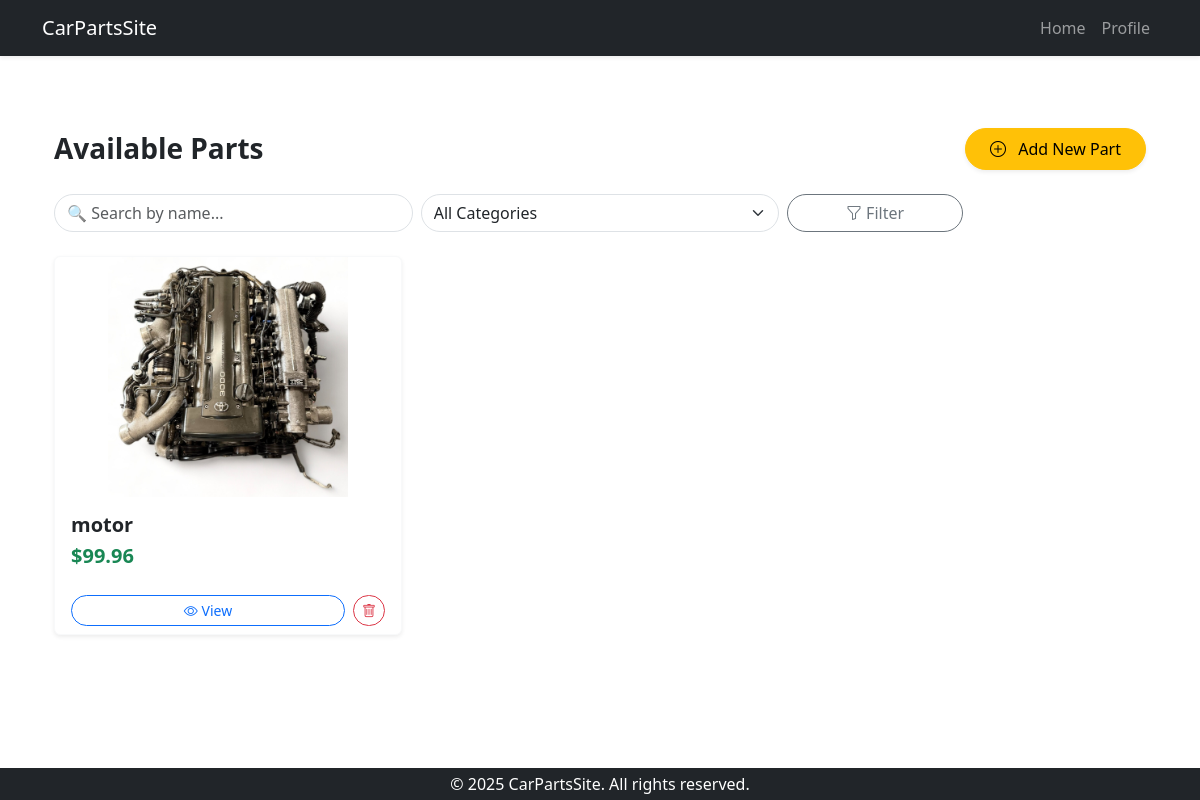
Page /products/products/ on the earlier database version.
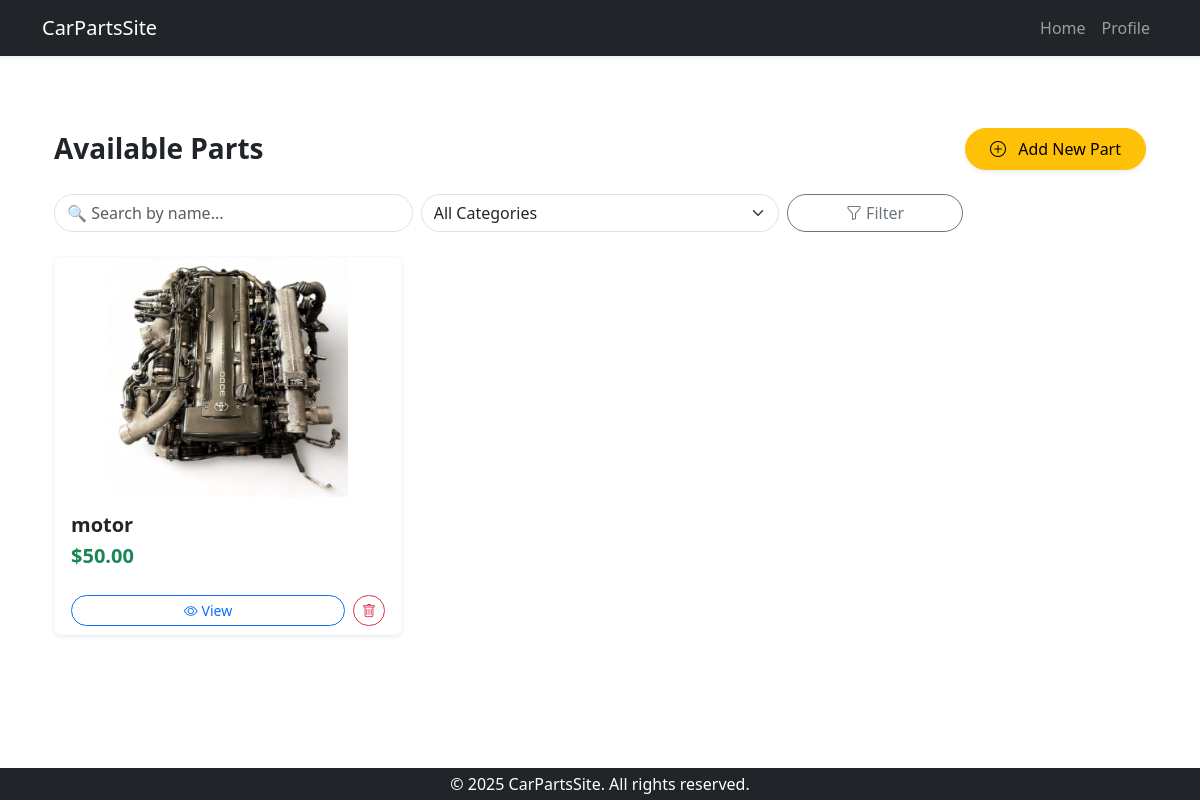
Same page on the later database version.
### products/models.py (models this page shows, shortened)
class Part(models.Model):
    CATEGORY_CHOICES = [
        ('Engine', 'Engine'),
        ('Brakes', 'Brakes'),
        ('Suspension', 'Suspension'),
        ('Electrical', 'Electrical'),
        ('Interior', 'Interior'),
        ('Body', 'Body'),
        ('Tires', 'Tires'),
    ]
    name = models.CharField(max_length=100)
    category = models.CharField(max_length=50, choices=CATEGORY_CHOICES)
    price = models.DecimalField(max_digits=8, decimal_places=2)
    image = models.ImageField(upload_to='parts/', blank=True, null=True)
    created_at = models.DateTimeField(auto_now_add=True)

### products/views.py (the view)
# urls.py: path('products/', views.parts_list, name='parts_list'),  # Add this line
def parts_list(request):
    search_query = request.GET.get('search', '')
    selected_category = request.GET.get('category', '')
    parts = Part.objects.all()
    if search_query:
        parts = parts.filter(name__icontains=search_query)
    if selected_category:
        parts = parts.filter(category=selected_category)
    categories = Part.objects.values_list('category', flat=True).distinct()
    context = {
        'parts': parts,
        'categories': categories,
        'selected_category': selected_category,
    }
    return render(request, 'products/parts_list.html', context)

### templates/products/parts_list.html (shortened to what this page needs)
{% extends 'base.html' %}
{% block content %}
<section class="container my-5">
  <div class="d-flex justify-content-between align-items-center mb-4">
    <h3 class="fw-bold text-dark mb-0">Available Parts</h3>
    <a href="{% url 'add_part' %}" class="btn btn-warning rounded-pill px-4 py-2 shadow-sm">
      <i class="bi bi-plus-circle me-2"></i> Add New Part
    </a>
  </div>
  <form method="get" class="mb-4">
    <div class="row g-2">
      <div class="col-md-4">
        <input type="text" name="search" class="form-control rounded-pill"
               placeholder="🔍 Search by name..." value="{{ request.GET.search }}">
      </div>
      <div class="col-md-4">
        <select name="category" class="form-select rounded-pill" onchange="this.form.submit()">
          <option value="">All Categories</option>
        </select>
      </div>
      <div class="col-md-2">
        <button type="submit" class="btn btn-outline-secondary w-100 rounded-pill">
          <i class="bi bi-funnel"></i> Filter
        </button>
      </div>
    </div>
  </form>
  {% if parts %}
    <div class="row row-cols-1 row-cols-md-2 row-cols-lg-3 g-4">
      {% for part in parts %}
        <div class="col">
          <div class="card h-100 border-light shadow-sm">
            {% if part.image %}
              <div class="w-100" style="max-height: 240px; overflow: hidden;">
                <img src="{{ part.image.url }}" alt="{{ part.name }}" class="card-img-top rounded-top img-fluid" style="object-fit: contain; width: 100%; height: 100%;">
              </div>
            {% endif %}
            <div class="card-body">
              <h5 class="card-title mb-1">
                <a href="{% url 'part_detail' part.id %}" class="text-decoration-none text-dark fw-semibold">
                  {{ part.name }}
                </a>
              </h5>
              <p class="card-text text-success fw-semibold fs-5">${{ part.price }}</p>
            </div>
            <div class="card-footer bg-transparent border-0 d-flex gap-2">
              <a href="{% url 'part_detail' part.id %}" class="btn btn-outline-primary btn-sm w-100 rounded-pill">
                <i class="bi bi-eye"></i> View
              </a>
              <a href="{% url 'part_delete' part.id %}" class="btn btn-outline-danger btn-sm rounded-pill">
                <i class="bi bi-trash"></i>
              </a>
            </div>
          </div>
        </div>
      {% endfor %}
    </div>
  {% else %}
    <div class="alert alert-warning text-center mt-4">No parts available.</div>
  {% endif %}
</section>
{% endblock %}

### templates/base.html (shortened to what this page needs)
{% load static %}
<!DOCTYPE html>
<html lang="en">
  <head>
    <link
      href="https://cdn.jsdelivr.net/npm/bootstrap@5.3.0/dist/css/bootstrap.min.css"
      rel="stylesheet"
    />
    <link href="{% static 'footer.css' %}" rel="stylesheet" />
    <link href="{% static 'css/styles.css' %}?v=1" rel="stylesheet">
    <link
      href="https://cdn.jsdelivr.net/npm/aos@2.3.4/dist/aos.css"
      rel="stylesheet"
    />
    <link
      rel="stylesheet"
      href="https://cdn.jsdelivr.net/npm/bootstrap-icons@1.10.5/font/bootstrap-icons.css"
    />
  </head>
  <body>
    <nav class="navbar navbar-expand-lg navbar-dark bg-dark mb-4 shadow-sm">
      <div class="container">
        <a class="navbar-brand" href="/">CarPartsSite</a>
        <div class="collapse navbar-collapse" id="navbarNav">
          <ul class="navbar-nav ms-auto">
            <li class="nav-item">
              <a class="nav-link" href="/">Home</a>
            </li>
            <li class="nav-item">
              <a class="nav-link" href="/accounts/profile/">Profile</a>
            </li>
          </ul>
        </div>
      </div>
    </nav>
    <main class="container">
      {% block content %}
      {% endblock %}
    </main>
    {% include 'footer.html' %}
  </body>
</html>

### templates/footer.html
<footer class="bg-dark text-white text-center py-1 mt-auto">
  &copy; 2025 CarPartsSite. All rights reserved.
</footer>

### static/footer.css (style rules this page uses)
html, body { height: 100%; }
body { display: flex; flex-direction: column; }
main { flex: 1; }

Differences in the rows shown:
changed Part "motor": price "99.96" → "50.00"
